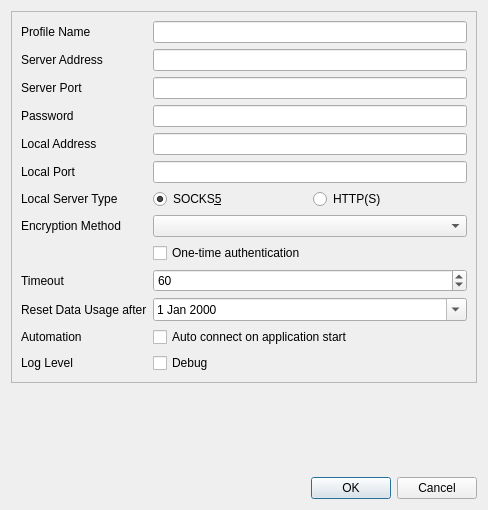
<?xml version="1.0" encoding="UTF-8"?>
<ui version="4.0">
 <class>EditDialog</class>
 <widget class="QDialog" name="EditDialog">
  <property name="geometry">
   <rect>
    <x>0</x>
    <y>0</y>
    <width>488</width>
    <height>510</height>
   </rect>
  </property>
  <property name="windowTitle">
   <string>Profile Editor</string>
  </property>
  <layout class="QVBoxLayout" name="verticalLayout">
   <item>
    <widget class="QFrame" name="editFrame">
     <property name="frameShape">
      <enum>QFrame::StyledPanel</enum>
     </property>
     <property name="frameShadow">
      <enum>QFrame::Raised</enum>
     </property>
     <layout class="QFormLayout" name="formLayout">
      <property name="labelAlignment">
       <set>Qt::AlignLeading|Qt::AlignLeft|Qt::AlignVCenter</set>
      </property>
      <item row="0" column="0">
       <widget class="QLabel" name="nameLabel">
        <property name="text">
         <string>Profile Name</string>
        </property>
       </widget>
      </item>
      <item row="0" column="1">
       <widget class="QLineEdit" name="nameEdit"/>
      </item>
      <item row="1" column="0">
       <widget class="QLabel" name="serverAddrLabel">
        <property name="text">
         <string>Server Address</string>
        </property>
       </widget>
      </item>
      <item row="1" column="1">
       <widget class="QLineEdit" name="serverAddrEdit"/>
      </item>
      <item row="2" column="0">
       <widget class="QLabel" name="serverPortLabel">
        <property name="text">
         <string>Server Port</string>
        </property>
       </widget>
      </item>
      <item row="2" column="1">
       <widget class="QLineEdit" name="serverPortEdit">
        <property name="inputMethodHints">
         <set>Qt::ImhDigitsOnly|Qt::ImhPreferNumbers</set>
        </property>
       </widget>
      </item>
      <item row="3" column="0">
       <widget class="QLabel" name="pwdLabel">
        <property name="text">
         <string>Password</string>
        </property>
       </widget>
      </item>
      <item row="3" column="1">
       <widget class="QLineEdit" name="pwdEdit">
        <property name="inputMethodHints">
         <set>Qt::ImhHiddenText|Qt::ImhNoAutoUppercase|Qt::ImhNoPredictiveText|Qt::ImhSensitiveData</set>
        </property>
        <property name="echoMode">
         <enum>QLineEdit::Password</enum>
        </property>
       </widget>
      </item>
      <item row="4" column="0">
       <widget class="QLabel" name="localAddrLabel">
        <property name="text">
         <string>Local Address</string>
        </property>
       </widget>
      </item>
      <item row="4" column="1">
       <widget class="QLineEdit" name="localAddrEdit"/>
      </item>
      <item row="5" column="0">
       <widget class="QLabel" name="localPortLabel">
        <property name="text">
         <string>Local Port</string>
        </property>
       </widget>
      </item>
      <item row="5" column="1">
       <widget class="QLineEdit" name="localPortEdit">
        <property name="inputMethodHints">
         <set>Qt::ImhDigitsOnly|Qt::ImhPreferNumbers</set>
        </property>
       </widget>
      </item>
      <item row="6" column="0">
       <widget class="QLabel" name="localServerTypeLabel">
        <property name="text">
         <string>Local Server Type</string>
        </property>
       </widget>
      </item>
      <item row="6" column="1">
       <layout class="QHBoxLayout" name="localTypeHorizontalLayout" stretch="1,1">
        <item>
         <widget class="QRadioButton" name="socks5RadioButton">
          <property name="text">
           <string notr="true">SOCKS&amp;5</string>
          </property>
          <property name="checked">
           <bool>true</bool>
          </property>
          <attribute name="buttonGroup">
           <string notr="true">buttonGroup</string>
          </attribute>
         </widget>
        </item>
        <item>
         <widget class="QRadioButton" name="httpRadioButton">
          <property name="text">
           <string notr="true">HTTP(S)</string>
          </property>
          <attribute name="buttonGroup">
           <string notr="true">buttonGroup</string>
          </attribute>
         </widget>
        </item>
       </layout>
      </item>
      <item row="7" column="0">
       <widget class="QLabel" name="encryptLabel">
        <property name="text">
         <string>Encryption Method</string>
        </property>
       </widget>
      </item>
      <item row="7" column="1">
       <widget class="QComboBox" name="encryptComboBox">
        <property name="sizePolicy">
         <sizepolicy hsizetype="Expanding" vsizetype="Fixed">
          <horstretch>0</horstretch>
          <verstretch>0</verstretch>
         </sizepolicy>
        </property>
       </widget>
      </item>
      <item row="9" column="0">
       <widget class="QLabel" name="timeoutLabel">
        <property name="text">
         <string>Timeout</string>
        </property>
       </widget>
      </item>
      <item row="9" column="1">
       <widget class="QSpinBox" name="timeoutSpinBox">
        <property name="sizePolicy">
         <sizepolicy hsizetype="Expanding" vsizetype="Fixed">
          <horstretch>0</horstretch>
          <verstretch>0</verstretch>
         </sizepolicy>
        </property>
        <property name="minimum">
         <number>10</number>
        </property>
        <property name="maximum">
         <number>3600</number>
        </property>
        <property name="singleStep">
         <number>10</number>
        </property>
        <property name="value">
         <number>60</number>
        </property>
       </widget>
      </item>
      <item row="10" column="0">
       <widget class="QLabel" name="resetDateLabel">
        <property name="text">
         <string>Reset Data Usage after</string>
        </property>
       </widget>
      </item>
      <item row="10" column="1">
       <widget class="QDateEdit" name="resetDateEdit">
        <property name="sizePolicy">
         <sizepolicy hsizetype="Expanding" vsizetype="Fixed">
          <horstretch>0</horstretch>
          <verstretch>0</verstretch>
         </sizepolicy>
        </property>
        <property name="calendarPopup">
         <bool>true</bool>
        </property>
       </widget>
      </item>
      <item row="11" column="0">
       <widget class="QLabel" name="autoStartLabel">
        <property name="text">
         <string>Automation</string>
        </property>
       </widget>
      </item>
      <item row="11" column="1">
       <widget class="QCheckBox" name="autoStartCheckBox">
        <property name="sizePolicy">
         <sizepolicy hsizetype="Expanding" vsizetype="Fixed">
          <horstretch>0</horstretch>
          <verstretch>0</verstretch>
         </sizepolicy>
        </property>
        <property name="text">
         <string>Auto connect on application start</string>
        </property>
       </widget>
      </item>
      <item row="12" column="0">
       <widget class="QLabel" name="logLevelLabel">
        <property name="text">
         <string>Log Level</string>
        </property>
       </widget>
      </item>
      <item row="12" column="1">
       <widget class="QCheckBox" name="debugCheckBox">
        <property name="sizePolicy">
         <sizepolicy hsizetype="Expanding" vsizetype="Fixed">
          <horstretch>0</horstretch>
          <verstretch>0</verstretch>
         </sizepolicy>
        </property>
        <property name="text">
         <string>Debug</string>
        </property>
       </widget>
      </item>
      <item row="8" column="1">
       <widget class="QCheckBox" name="otaCheckBox">
        <property name="toolTip">
         <string>Turn on one-time authentication and header verification (need server support)</string>
        </property>
        <property name="text">
         <string>One-time authentication</string>
        </property>
       </widget>
      </item>
     </layout>
    </widget>
   </item>
   <item>
    <spacer name="verticalSpacer">
     <property name="orientation">
      <enum>Qt::Vertical</enum>
     </property>
     <property name="sizeHint" stdset="0">
      <size>
       <width>20</width>
       <height>0</height>
      </size>
     </property>
    </spacer>
   </item>
   <item>
    <widget class="QDialogButtonBox" name="buttonBox">
     <property name="orientation">
      <enum>Qt::Horizontal</enum>
     </property>
     <property name="standardButtons">
      <set>QDialogButtonBox::Cancel|QDialogButtonBox::Ok</set>
     </property>
    </widget>
   </item>
  </layout>
 </widget>
 <tabstops>
  <tabstop>nameEdit</tabstop>
  <tabstop>serverAddrEdit</tabstop>
  <tabstop>serverPortEdit</tabstop>
  <tabstop>pwdEdit</tabstop>
  <tabstop>localAddrEdit</tabstop>
  <tabstop>localPortEdit</tabstop>
  <tabstop>socks5RadioButton</tabstop>
  <tabstop>httpRadioButton</tabstop>
  <tabstop>encryptComboBox</tabstop>
  <tabstop>otaCheckBox</tabstop>
  <tabstop>timeoutSpinBox</tabstop>
  <tabstop>resetDateEdit</tabstop>
  <tabstop>autoStartCheckBox</tabstop>
  <tabstop>debugCheckBox</tabstop>
 </tabstops>
 <resources/>
 <connections>
  <connection>
   <sender>buttonBox</sender>
   <signal>rejected()</signal>
   <receiver>EditDialog</receiver>
   <slot>reject()</slot>
   <hints>
    <hint type="sourcelabel">
     <x>316</x>
     <y>260</y>
    </hint>
    <hint type="destinationlabel">
     <x>286</x>
     <y>274</y>
    </hint>
   </hints>
  </connection>
 </connections>
 <buttongroups>
  <buttongroup name="buttonGroup"/>
 </buttongroups>
</ui>
